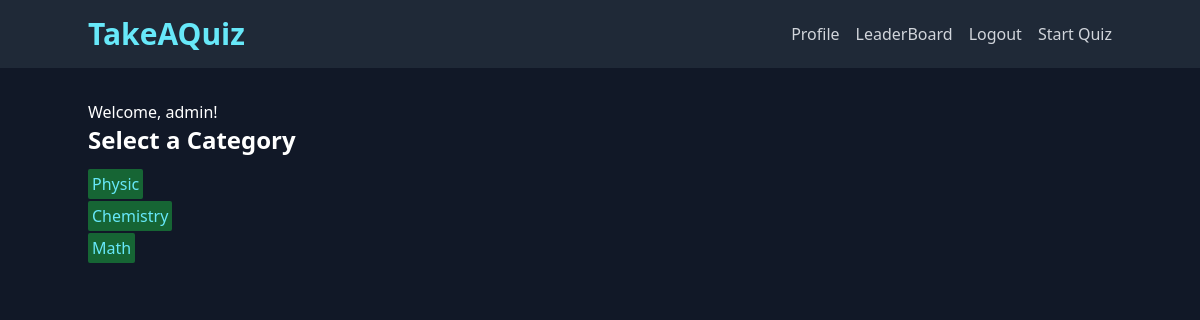
The app's page /quiz/takequiz/ (signed in) with its own data.
### quizz/models.py (models this page shows, shortened)
class Category(models.Model):
    name = models.CharField(max_length=255)

### quizz/views.py (the view)
# urls.py: path('takequiz/', views.takequiz, name='takequiz'),
@login_required(login_url='login')
def takequiz(request):
    categories = Category.objects.all()
    user = request.user
    return render(request, 'quizz/takequiz.html', {'categories': categories,'user':user})

### quizz/templates/quizz/takequiz.html (shortened to what this page needs)
{% extends 'base.html' %}
{% block content %}
<p>Welcome, {{ user.username }}!</p>
<h1 class="text-2xl font-semibold mb-4">Select a Category</h1>
<ul class="space-y-2">
    {% for category in categories %}
    <li>
        <a href="{% url 'showquiz' category.id %}" class="text-cyan-300 hover:text-cyan-500 transition duration-300 ease-in-out bg-green-800 p-1 rounded-sm">
            {{ category.name }}
        </a>
    </li>
    {% endfor %}
</ul>
{% endblock %}

### records on screen
Category: name "Physic"
Category: name "Chemistry"
Category: name "Math"

### other values on screen
{{ user.username }} "admin"
